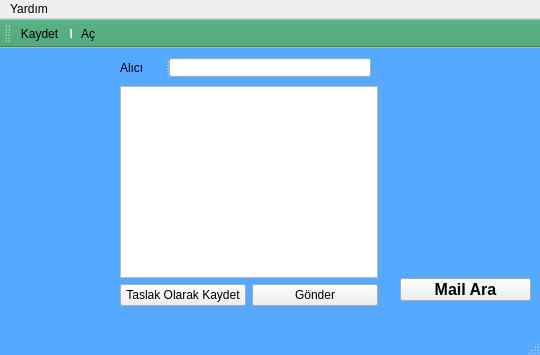
<?xml version="1.0" encoding="UTF-8"?>
<ui version="4.0">
 <class>MainWindow</class>
 <widget class="QMainWindow" name="MainWindow">
  <property name="geometry">
   <rect>
    <x>0</x>
    <y>0</y>
    <width>540</width>
    <height>355</height>
   </rect>
  </property>
  <property name="windowTitle">
   <string>F - MAİL</string>
  </property>
  <property name="windowIcon">
   <iconset resource="tolBar.qrc">
    <normaloff>:/tolbar_icos/email.png</normaloff>:/tolbar_icos/email.png</iconset>
  </property>
  <property name="styleSheet">
   <string notr="true">#MainWindow{
background-color: rgb(85, 170, 255);
}

#toolBar{
	background-color: rgb(85, 170, 127);
}</string>
  </property>
  <widget class="QWidget" name="centralwidget">
   <widget class="QWidget" name="verticalLayoutWidget">
    <property name="geometry">
     <rect>
      <x>120</x>
      <y>38</y>
      <width>258</width>
      <height>220</height>
     </rect>
    </property>
    <layout class="QVBoxLayout" name="verticalLayout">
     <item>
      <widget class="QTextEdit" name="textEdit"/>
     </item>
     <item>
      <layout class="QHBoxLayout" name="horizontalLayout">
       <item>
        <widget class="QPushButton" name="pushButton">
         <property name="text">
          <string>Taslak Olarak Kaydet</string>
         </property>
         <property name="icon">
          <iconset resource="tolBar.qrc">
           <normaloff>:/tolbar_icos/draft.png</normaloff>:/tolbar_icos/draft.png</iconset>
         </property>
         <property name="iconSize">
          <size>
           <width>23</width>
           <height>21</height>
          </size>
         </property>
        </widget>
       </item>
       <item>
        <widget class="QPushButton" name="pushButton_2">
         <property name="text">
          <string>Gönder</string>
         </property>
         <property name="icon">
          <iconset resource="tolBar.qrc">
           <normaloff>:/tolbar_icos/send-mail.png</normaloff>:/tolbar_icos/send-mail.png</iconset>
         </property>
        </widget>
       </item>
      </layout>
     </item>
    </layout>
   </widget>
   <widget class="QSplitter" name="splitter">
    <property name="geometry">
     <rect>
      <x>120</x>
      <y>10</y>
      <width>251</width>
      <height>19</height>
     </rect>
    </property>
    <property name="orientation">
     <enum>Qt::Horizontal</enum>
    </property>
    <widget class="QLabel" name="label">
     <property name="text">
      <string>Alıcı</string>
     </property>
    </widget>
    <widget class="QLineEdit" name="lineEdit"/>
   </widget>
   <widget class="QPushButton" name="pbt_ara">
    <property name="geometry">
     <rect>
      <x>400</x>
      <y>230</y>
      <width>131</width>
      <height>23</height>
     </rect>
    </property>
    <property name="font">
     <font>
      <pointsize>12</pointsize>
      <weight>75</weight>
      <bold>true</bold>
     </font>
    </property>
    <property name="text">
     <string>Mail Ara</string>
    </property>
    <property name="icon">
     <iconset resource="tolBar.qrc">
      <normaloff>:/tolbar_icos/Mail-search-icon.png</normaloff>:/tolbar_icos/Mail-search-icon.png</iconset>
    </property>
    <property name="iconSize">
     <size>
      <width>20</width>
      <height>24</height>
     </size>
    </property>
   </widget>
  </widget>
  <widget class="QMenuBar" name="menubar">
   <property name="geometry">
    <rect>
     <x>0</x>
     <y>0</y>
     <width>540</width>
     <height>22</height>
    </rect>
   </property>
   <widget class="QMenu" name="menuYard_m">
    <property name="title">
     <string>Yardım</string>
    </property>
    <addaction name="actionHakkinda"/>
   </widget>
   <addaction name="menuYard_m"/>
  </widget>
  <widget class="QStatusBar" name="statusbar"/>
  <widget class="QToolBar" name="toolBar">
   <property name="windowTitle">
    <string>toolBar</string>
   </property>
   <property name="orientation">
    <enum>Qt::Horizontal</enum>
   </property>
   <property name="toolButtonStyle">
    <enum>Qt::ToolButtonTextBesideIcon</enum>
   </property>
   <attribute name="toolBarArea">
    <enum>TopToolBarArea</enum>
   </attribute>
   <attribute name="toolBarBreak">
    <bool>false</bool>
   </attribute>
   <addaction name="action_Kaydet"/>
   <addaction name="separator"/>
   <addaction name="action_Ac"/>
  </widget>
  <action name="actionHakkinda">
   <property name="text">
    <string>Hakkinda</string>
   </property>
  </action>
  <action name="action_Kaydet">
   <property name="icon">
    <iconset resource="tolBar.qrc">
     <normaloff>:/tolbar_icos/save-file.png</normaloff>:/tolbar_icos/save-file.png</iconset>
   </property>
   <property name="text">
    <string>Kaydet</string>
   </property>
   <property name="toolTip">
    <string>Kaydet</string>
   </property>
  </action>
  <action name="action_Ac">
   <property name="icon">
    <iconset resource="tolBar.qrc">
     <normaloff>:/tolbar_icos/folder.png</normaloff>:/tolbar_icos/folder.png</iconset>
   </property>
   <property name="text">
    <string>Aç</string>
   </property>
   <property name="toolTip">
    <string>Aç</string>
   </property>
  </action>
 </widget>
 <resources>
  <include location="tolBar.qrc"/>
 </resources>
 <connections/>
</ui>
